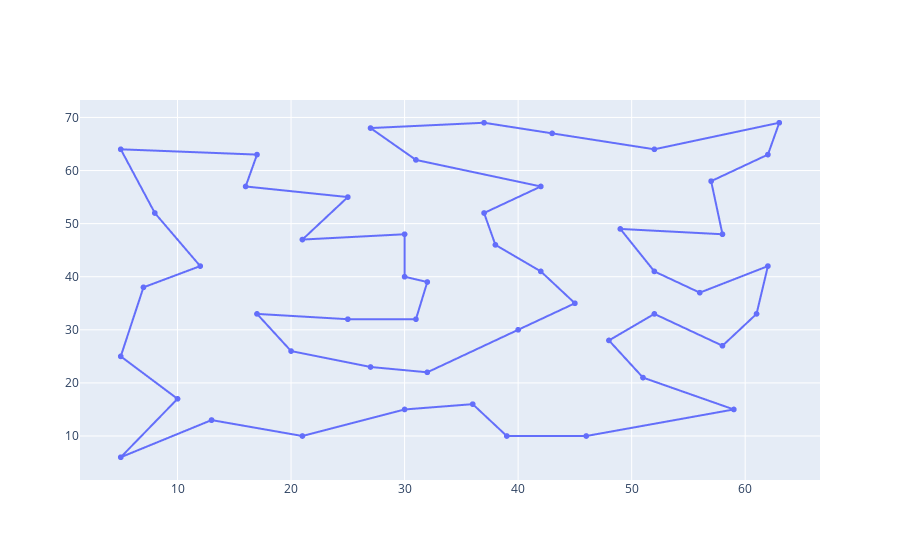

Notebook code cell kept with this figure:
### Code cell
fig = go.Figure(data=go.Scattergl(
    x=edge_x,
    y=edge_y,
    mode="markers+lines",
    # mode="markers"
))
fig.update_layout(height=750)
fig.show()

### Figure 1 — Plotly figure (JSON) as saved in the notebook; plotly's stock layout.template omitted (floating-point values rounded to 4 significant figures)
{"data": [{"mode": "markers+lines", "type": "scattergl", "x": [13, 21, 30, 36, 39, 46, 59, 51, 48, 52, 58, 61, 62, 56, 52, 49, 58, 57, 62, 63, 52, 43, 37, 27, 31, 42, 37, 38, 42, 45, 40, 32, 27, 20, 17, 25, 31, 32, 30, 30, 21, 25, 16, 17, 5, 8, 12, 7, 5, 10, 5, 13], "y": [13, 10, 15, 16, 10, 10, 15, 21, 28, 33, 27, 33, 42, 37, 41, 49, 48, 58, 63, 69, 64, 67, 69, 68, 62, 57, 52, 46, 41, 35, 30, 22, 23, 26, 33, 32, 32, 39, 40, 48, 47, 55, 57, 63, 64, 52, 42, 38, 25, 17, 6, 13]}], "layout": {"autosize": true, "xaxis": {"autorange": true, "range": [1.49, 66.51], "type": "linear"}, "yaxis": {"autorange": true, "range": [1.981, 73.02], "type": "linear"}}}
